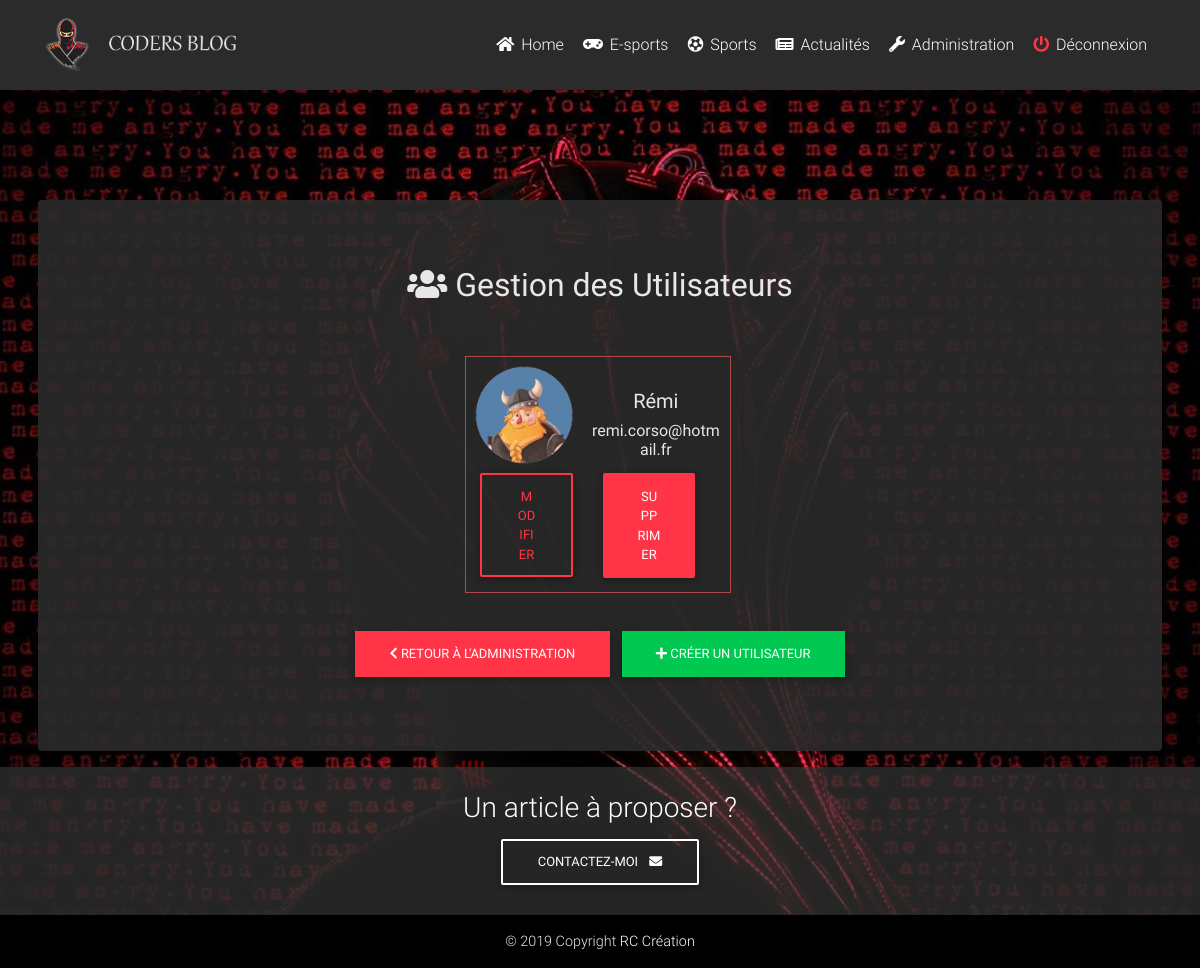
Page /admin/utilisateurs.php (signed in) on the committed database.
### tables this page shows
CREATE TABLE IF NOT EXISTS `menus` (
  `id` int(11) NOT NULL AUTO_INCREMENT,
  `name` varchar(255) NOT NULL,
  `target` varchar(255) NOT NULL,
  `icone` varchar(255) NOT NULL,
  PRIMARY KEY (`id`)
);

CREATE TABLE IF NOT EXISTS `user` (
  `id` int(11) NOT NULL AUTO_INCREMENT,
  `username` varchar(255) NOT NULL,
  `password` varchar(255) NOT NULL,
  `email` varchar(255) NOT NULL,
  `avatar` varchar(255) NOT NULL,
  `registration_date` datetime NOT NULL,
  PRIMARY KEY (`id`)
);

### db_connect.php (called while the page is built, shortened)
<?php
try {
    $bdd = new PDO('mysql:host=localhost;dbname=coursphp;charset=utf8', 'root', '');
} catch (Exception $e) {
    die('Erreur : ' . $e->getMessage());
}
$url_path = 'http://localhost/coursphp/';
$getNaviguation = $bdd->query('SELECT * FROM menus ORDER by id ASC');
$img_folder = 'http://localhost/coursphp/img/';

### admin/utilisateurs.php (the view, shortened to what this page needs)
<?php
require('../db_connect.php');
$getUsers = $bdd->query('SELECT * FROM user ORDER by registration_date ASC');
?>
<!DOCTYPE html>
<html lang="fr">
<head>
    <link rel="stylesheet" href="https://use.fontawesome.com/releases/v5.11.2/css/all.css">
    <link href="../css/bootstrap.min.css" rel="stylesheet">
    <link href="../css/mdb.min.css" rel="stylesheet">
    <link href="../css/style.css" rel="stylesheet">
</head>
<body>
    <?php include('../include/header.php'); ?>
    <main class="mt-5 pt-5">
        <div class="container-fluid pt-2">
            <section class=" text-center text-lg-left mt-lg-5 ">
                <div class=" row mx-md-2">
                    <div class="col-12 mx-auto">
                        <div class="card mt-lg-5 pb-5">
                            <div class="card-body text-center">
                                <h2><i class="fas fa-users my-5"></i> Gestion des Utilisateurs</h2>
                                <div class="d-flex flex-row flex-wrap justify-content-around">
                                    <?php while ($singleUser = $getUsers->fetch()) { ?>
                                        <div class="single-result-admin col-12 col-lg-3 p-2 mr-1 mb-2">
                                            <div class="row">
                                                <div class="col-12 col-md-5">
                                                <img src="../img/users/<?php echo $singleUser['avatar'] ?>" class="users-single-avatar" />
                                                </div>
                                                <div class="col-12 col-md-7 pt-md-4">
                                                <h5><?php echo $singleUser['username'] ?></h5>
                                                <h6><?php echo $singleUser['email'] ?></h6>
                                                </div>
                                            </div>
                                            <div class="row w-100">
                                                <div class="col-12 col-md-6">
                                                    <a href="<?php echo $url_path . 'admin/edit-user.php?user=' . $singleUser['id'] ?>"  class="btn btn-outline-danger w-100 <?php if($singleUser['username'] == "remicorso"){ echo "disabled";}?>">Modifier</a>
                                                </div>
                                                <div class="col-12 col-md-6">
                                                    <a href="<?php echo $url_path . 'admin/action/delete-user.php?user=' . $singleUser['id'] ?>" class="btn btn-danger w-100 <?php if($singleUser['username'] == "remicorso"){ echo "disabled";}?>">Supprimer</a>
                                                </div>
                                            </div>
                                        </div>
                                    <?php } ?>
                                </div>
                                <div class="d-flex flex-row justify-content-center col-12 mt-4">
                                    <a href="<?php echo $url_path . 'admin' ?>" class="btn btn-danger rounded-0"><i class="fas fa-chevron-left"></i> Retour à l'Administration</a>
                                    <a href="<?php echo $url_path . 'admin/creer-user.php' ?>" class="btn btn-success rounded-0"><i class="fas fa-plus"></i> Créer un Utilisateur</a>
                                </div>
                            </div>
                        </div>
                    </div>
                </div>
            </section>
        </div>
    </main>
    <?php include('../include/footer.php'); ?>
</body>
</html>

### include/header.php (shortened to what this page needs)
<header>
    <nav class="navbar fixed-top navbar-expand-lg navbar-dark scrolling-navbar">
        <div class="container">
            <a class="navbar-brand waves-effect" href="<?php echo $url_path ?>">
                <img class="img-fluid logo" src="<?php echo $img_folder ?>logo.png" alt="Mon super Blog !">
            </a>
            <div class="collapse navbar-collapse" id="navbarSupportedContent">
                <ul class="navbar-nav ml-auto">
                    <?php while ($singleNav = $getNaviguation->fetch()) { ?>
                        <li class="nav-item">
                            <a class="nav-link waves-effect" href="<?php echo $url_path . $singleNav['target'] ?>"><i class="<?php echo $singleNav['icone'] ?>"></i> <?php echo $singleNav['name'] ?>
                            </a>
                        </li>
                    <?php } ?>
                    <?php
                    if (isset($_SESSION['id'])) { ?>
                        <li class="nav-item">
                            <a class="nav-link waves-effect" href="<?php echo $url_path ?>admin/"><i class="fas fa-wrench"></i> Administration</a>
                        </li>
                        <li class="nav-item">
                            <a class="nav-link waves-effect" href="<?php echo $url_path ?>action/logout.php"><i class="fas fa-power-off text-danger"></i> Déconnexion</a>
                        </li>
                    <?php } ?>
                </ul>
            </div>
        </div>
    </nav>
</header>

### css/style.css (style rules this page uses)
body { background: url('../img/background.jpg'); background-size: cover; background-repeat: no-repeat; background-position: center; background-attachment: fixed; color: #e7e7e7 !important; }
main { min-height: 80vh; }
.logo { height: 3.5rem; }
.single-result-admin { box-shadow: 0 0 10px #2b2b2b; border: 1px solid #b14848; }
.col-md-6 { max-width: 49.5%; }
.col-lg-3 { max-width: 24.5%; }
.users-single-avatar { min-width: 50px; max-width: 100px; min-height: 50px; max-height: 100px; }
header nav { background-color: #2b2b2b; }
.card { background-color: #2b2b2be3 !important; }

### rows in the picture
menus: name "Home"
menus: name "E-sports"
menus: name "Sports"
menus: name "Actualités"
user: avatar (picture), username "Rémi", email "remi.corso@hotmail.fr"
